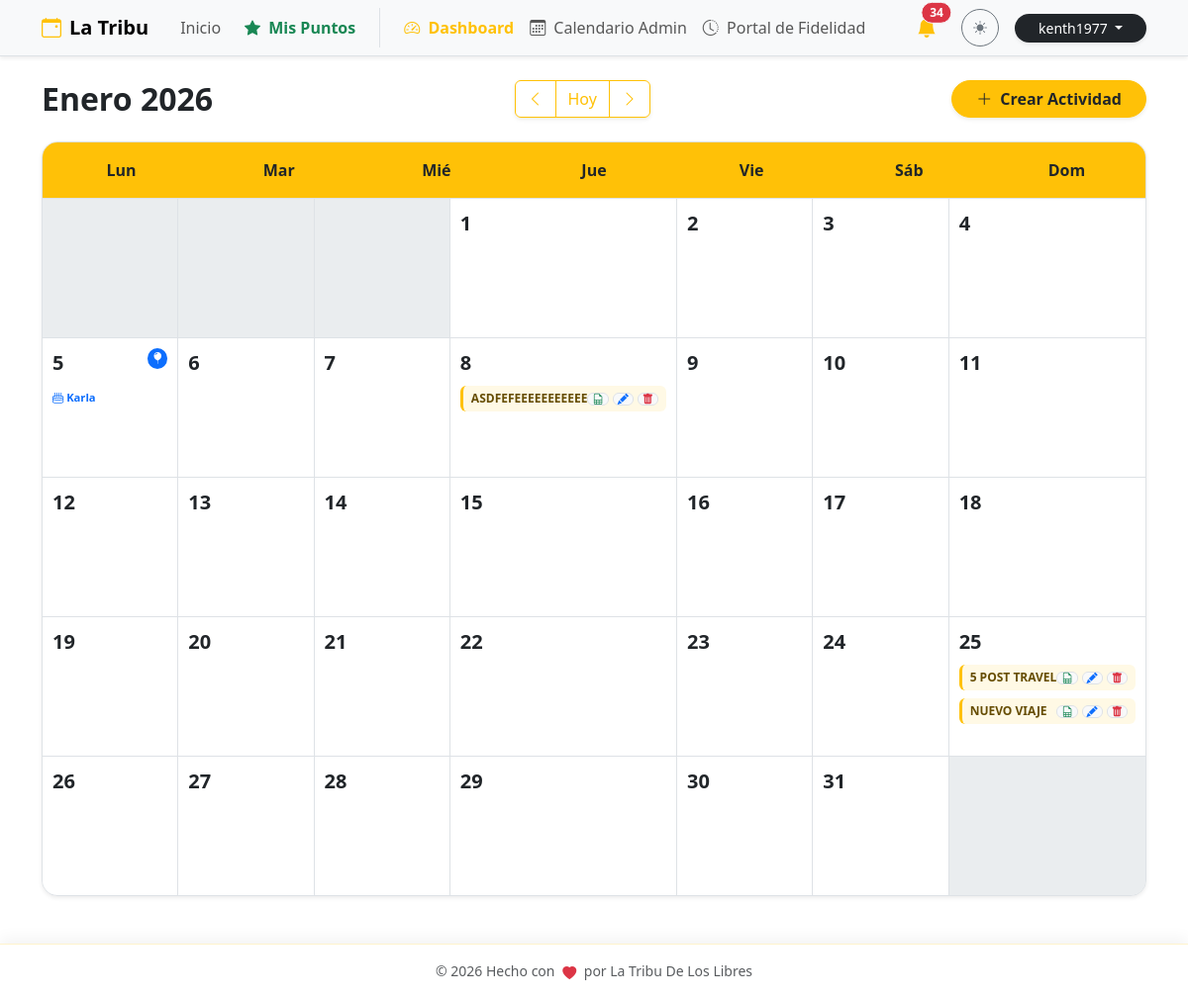
Page /admin/calendar (signed in) on the committed database.
### db.py (models this page shows, shortened)
class User(db.Model, UserMixin):
    __tablename__ = 'user'
    id = db.Column(db.Integer, primary_key=True)
    email = db.Column(db.String(120), unique=True, nullable=False)
    password = db.Column(db.String(200), nullable=False)
    is_superuser = db.Column(db.Boolean, default=False)

class Member(db.Model):
    __tablename__ = 'member'
    id = db.Column(db.Integer, primary_key=True)
    pin = db.Column(db.String(6), unique=True, nullable=False)
    nombre = db.Column(db.String(100), nullable=False)
    apellido1 = db.Column(db.String(100), nullable=False)
    apellido2 = db.Column(db.String(100))
    telefono = db.Column(db.String(20))
    birth_date = db.Column(db.Date)
    puntos_totales = db.Column(db.Integer, default=0)
    debt_pending = db.Column(db.Boolean, default=False)
    ultimo_regalo_bday = db.Column(db.Integer, default=0) # Año del último bono acreditado
    bookings = db.relationship('Booking', backref='member', lazy=True)
    logs = db.relationship('PointLog', backref='member', lazy=True)

class Event(db.Model):
    __tablename__ = 'event'
    id = db.Column(db.Integer, primary_key=True)
    title = db.Column(db.String(100), nullable=False)
    flyer = db.Column(db.String(120)) # Nombre del archivo de imagen física
    currency = db.Column(db.String(5), default='¢')
    price = db.Column(db.Float, nullable=False)
    reservation_fee = db.Column(db.String(50)) # Texto descriptivo ej: "5000 colones"
    points_reward = db.Column(db.Integer, default=10) # Puntos base que otorga el evento
    activity_type = db.Column(db.String(50)) # Caminata, Camping, Taller, etc.
    difficulty = db.Column(db.String(50))
    distance = db.Column(db.String(50))
    duration_days = db.Column(db.Integer, default=1)
    event_date = db.Column(db.Date, nullable=False)
    end_date = db.Column(db.Date) # Para expediciones de varios días
    departure_point = db.Column(db.String(150))
    departure_time = db.Column(db.String(20))
    pickup_point = db.Column(db.String(200))
    capacity = db.Column(db.Integer, default=0)
    description = db.Column(db.Text)
    status = db.Column(db.String(20), default='Activa') # Activa, Suspendido, Se Traslado, Oculto
    moved_date = db.Column(db.Date) # Nueva fecha en caso de reprogramación
    bookings = db.relationship('Booking', backref='event', lazy=True, cascade="all, delete-orphan")

### logistica.py (the view)
@calendar_bp.route('/admin/calendar')
@login_required
def view():
    cr_today_dt = datetime.now(timezone.utc).replace(tzinfo=None) - timedelta(hours=6)
    year = request.args.get('year', cr_today_dt.year, type=int)
    month = request.args.get('month', cr_today_dt.month, type=int)
    if month > 12: month = 1; year += 1
    elif month < 1: month = 12; year -= 1
    cal = calendar.Calendar(firstweekday=0)
    weeks = cal.monthdayscalendar(year, month)
    events = Event.query.all()
    monthly_birthdays = Member.query.filter(extract('month', Member.birth_date) == month).all()
    return render_template('calendar.html',
                           weeks=weeks, year=year, month=month,
                           month_name=MESES_ES[month],
                           events=events,
                           monthly_birthdays=monthly_birthdays)

### app.py (called while the page is built)
@login_manager.user_loader
def load_user(user_id):
    try:
        return db.session.get(User, int(user_id))
    except (TypeError, ValueError, Exception):
        return None

@app.before_request
def force_https():
    if request.headers.get('X-Forwarded-Proto') == 'http':
        url = request.url.replace('http://', 'https://', 1)
        return redirect(url, code=301)

### rutas.py (called while the page is built)
def get_config(key, default_val=""):
    try:
        conf = SystemConfig.query.filter_by(key=key).first()
        return conf.value if conf else default_val
    except:
        return default_val

### templates/calendar.html (shortened to what this page needs)
{% extends "base.html" %}
{% block content %}
<div class="d-flex flex-column flex-md-row justify-content-between align-items-center mb-4 gap-3 animate__animated animate__fadeIn">
    <h2 class="mb-0 fw-bold">{{ month_name }} {{ year }}</h2>
    <div class="btn-group shadow-sm">
        <a href="{{ url_for('calendar_view.view', year=year, month=month-1) }}" class="btn btn-outline-warning">
            <i class="bi bi-chevron-left"></i>
        </a>
        <a href="{{ url_for('calendar_view.view') }}" class="btn btn-outline-warning">Hoy</a>
        <a href="{{ url_for('calendar_view.view', year=year, month=month+1) }}" class="btn btn-outline-warning">
            <i class="bi bi-chevron-right"></i>
        </a>
    </div>
    <button class="btn btn-warning fw-bold shadow-sm text-dark px-4 rounded-pill" data-bs-toggle="modal" data-bs-target="#addEventModal">
        <i class="bi bi-plus-lg me-2"></i>Crear Actividad
    </button>
</div>
<div class="calendar-wrapper shadow-sm rounded-4 overflow-hidden border bg-white">
    <div class="calendar-header-grid bg-warning text-dark py-3 fw-bold border-bottom text-center">
        <div>Lun</div>
        <div>Mar</div>
        <div>Mié</div>
        <div>Jue</div>
        <div>Vie</div>
        <div>Sáb</div>
        <div>Dom</div>
    </div>
    <div class="calendar-days-grid">
        {% for week in weeks %}
            {% for day in week %}
                <div class="calendar-cell {% if day == 0 %}empty bg-light bg-opacity-50{% else %}clickable-cell{% endif %}"
                     {% if day != 0 %}onclick="if(!event.target.closest('.event-actions') && !event.target.closest('.modal')) openAddModal({{ day }})"{% endif %}>
                    {% if day != 0 %}
                        <div class="d-flex justify-content-between align-items-start mb-2">
                            <span class="day-number fw-bold fs-5">{{ day }}</span>
                            {% set day_birthdays = [] %}
                            {% for mb in monthly_birthdays %}
                                {% if mb.birth_date.day == day %}
                                    {% set _ = day_birthdays.append(mb) %}
                                {% endif %}
                            {% endfor %}
                            {% if day_birthdays %}
                                <span class="badge bg-primary rounded-circle p-1" title="Cumpleaños: {{ day_birthdays|length }}">
                                    <i class="bi bi-balloon-fill"></i>
                                </span>
                            {% endif %}
                        </div>
                        <div class="event-stack">
                            {% for event in events %}
                                {% if event.event_date.day == day and event.event_date.month == month and event.event_date.year == year %}
                                    <div class="event-item-wrapper mb-1 position-relative group-hover">
                                        <div class="event-pill d-flex justify-content-between align-items-center {{ 'bg-warning text-dark border-warning' if event.status == 'Se Traslado' else 'bg-warning bg-opacity-10 text-warning-emphasis border-warning' }}"
                                             title="{{ event.title }}">
                                            <div class="text-truncate" style="max-width: 65%;">
                                                {{ event.title }}
                                            </div>
                                            <div class="event-actions d-flex gap-1">
                                                <a href="{{ url_for('main.export_participants', event_id=event.id) }}" class="btn btn-xs btn-light border p-0 px-1" title="Lista CSV" onclick="event.stopPropagation();">
                                                    <i class="bi bi-file-earmark-spreadsheet text-success"></i>
                                                </a>
                                                <button type="button" class="btn btn-xs btn-light border p-0 px-1" data-bs-toggle="modal" data-bs-target="#editEventModal{{ event.id }}" onclick="event.stopPropagation();">
                                                    <i class="bi bi-pencil-fill text-primary"></i>
                                                </button>
                                                <button type="button" class="btn btn-xs btn-light border p-0 px-1" data-bs-toggle="modal" data-bs-target="#deleteEventModal{{ event.id }}" onclick="event.stopPropagation();">
                                                    <i class="bi bi-trash-fill text-danger"></i>
                                                </button>
                                            </div>
                                        </div>
                                    </div>
                                {% endif %}
                            {% endfor %}
                            {% for bday_person in day_birthdays %}
                                <div class="x-small text-primary fw-bold mt-1">
                                    <i class="bi bi-cake2"></i> {{ bday_person.nombre }}
                                </div>
                            {% endfor %}
                        </div>
                    {% endif %}
                </div>
            {% endfor %}
        {% endfor %}
    </div>
</div>
{% endblock %}

### templates/base.html (shortened to what this page needs)
<!DOCTYPE html>
<html lang="es" data-bs-theme="light">
<head>
    <link href="https://cdn.jsdelivr.net/npm/bootstrap@5.3.2/dist/css/bootstrap.min.css" rel="stylesheet">
    <link rel="stylesheet" href="https://cdn.jsdelivr.net/npm/bootstrap-icons@1.11.1/font/bootstrap-icons.css">
    <link rel="stylesheet" href="https://cdnjs.cloudflare.com/ajax/libs/animate.css/4.1.1/animate.min.css"/>
</head>
<body>
    <nav class="navbar navbar-expand-lg bg-body-tertiary border-bottom sticky-top shadow-sm">
        <div class="container">
            <a class="navbar-brand fw-bold" href="{{ url_for('main.home') }}">
                <i class="bi bi-calendar-event me-2 text-warning"></i>La Tribu
            </a>
            <div class="collapse navbar-collapse" id="navbarNav">
                <ul class="navbar-nav me-auto align-items-center">
                    <li class="nav-item">
                        <a class="nav-link px-3" href="{{ url_for('main.home') }}">Inicio</a>
                    </li>
                    <li class="nav-item">
                        <button class="nav-link btn btn-link text-decoration-none fw-bold text-success border-0 bg-transparent" data-bs-toggle="modal" data-bs-target="#pointsModal">
                            <i class="bi bi-star-fill me-1"></i> Mis Puntos
                        </button>
                    </li>
                    {% if current_user.is_authenticated and current_user.is_superuser %}
                    <li class="nav-item ms-lg-3 border-start ps-lg-3">
                        <a class="nav-link fw-bold text-warning" href="{{ url_for('main.dashboard') }}">
                            <i class="bi bi-speedometer2 me-1"></i> Dashboard
                        </a>
                    </li>
                    <li class="nav-item">
                        <a class="nav-link" href="{{ url_for('calendar_view.view') }}">
                            <i class="bi bi-calendar3 me-1"></i> Calendario Admin
                        </a>
                    </li>
                    <li class="nav-item">
                        <a class="nav-link" href="{{ url_for('puntos.historial_global') }}">
                            <i class="bi bi-clock-history me-1"></i> Portal de Fidelidad
                        </a>
                    </li>
                    {% endif %}
                </ul>
                <div class="d-flex align-items-center gap-3 mt-3 mt-lg-0">
                    {% if current_user.is_authenticated and current_user.is_superuser %}
                    <div class="dropdown">
                        <button class="btn btn-link position-relative text-dark p-0 me-2" type="button" data-bs-toggle="dropdown" aria-expanded="false">
                            <i class="bi bi-bell-fill fs-5 text-warning"></i>
                            {% if admin_unread_count > 0 %}
                            <span class="position-absolute top-0 start-100 translate-middle badge rounded-pill bg-danger border border-light animate__animated animate__pulse animate__infinite">
                                {{ admin_unread_count }}
                            </span>
                            {% endif %}
                        </button>
                    </div>
                    {% endif %}
                    <button class="btn btn-sm btn-outline-secondary rounded-circle" id="themeToggler" title="Cambiar tema" style="width: 38px; height: 38px; padding: 0;">
                        <i class="bi bi-sun-fill" id="themeIcon"></i>
                    </button>
                    {% if current_user.is_authenticated %}
                        <div class="dropdown">
                            <button class="btn btn-dark btn-sm rounded-pill px-4 dropdown-toggle shadow-sm border-0" type="button" data-bs-toggle="dropdown">
                                {{ current_user.email.split('@')[0] }}
                            </button>
                        </div>
                    {% else %}
                        <a href="{{ url_for('auth.login') }}" class="btn btn-warning btn-sm text-dark fw-bold rounded-pill px-4 shadow-sm border-0">
                            <i class="bi bi-lock-fill me-1"></i>Admin
                        </a>
                    {% endif %}
                </div>
            </div>
        </div>
    </nav>
    <main class="container py-4">
        {% block content %}{% endblock %}
    </main>
    <footer class="footer-sticky-blur py-3 text-center">
        <div class="container d-flex justify-content-center align-items-center gap-3">
            <span class="text-body-secondary fw-medium small">
                © 2026 Hecho con <i class="bi bi-heart-fill text-danger heart-beat mx-1"></i> por La Tribu De Los Libres
            </span>
        </div>
    </footer>
</body>
</html>

### templates/base.html (style rules this page uses)
.heart-beat { display: inline-block; animation: heartbeat 1.5s infinite; vertical-align: middle; }
.footer-sticky-blur { position: fixed; bottom: 0; width: 100%; z-index: 1030; backdrop-filter: blur(12px); -webkit-backdrop-filter: blur(12px); background-color: rgba(var(--bs-body-bg-rgb), 0.8) !important; border-top: 1px solid rgba(var(--bs-warning-rgb), 0.2); box-shadow: 0 -5px 15px rgba(0, 0, 0, 0.05); }
body { padding-bottom: 80px; min-height: 100vh; display: flex; flex-direction: column; transition: background-color 0.3s ease, color 0.3s ease; }
main { flex: 1; }
.nav-link, .btn { transition: all 0.2s ease-in-out; }

### templates/calendar.html (style rules this page uses)
.calendar-header-grid { display: grid; grid-template-columns: repeat(7, 1fr); text-align: center; background-color: #ffc107; }
.calendar-days-grid { display: grid; grid-template-columns: repeat(7, 1fr); background-color: #dee2e6; gap: 1px; }
.calendar-cell { min-height: 140px; background-color: #fff; padding: 10px; transition: background-color 0.2s ease; }
.day-number { color: #adb5bd; }
.clickable-cell .day-number { color: #212529; }
.event-stack { display: flex; flex-direction: column; gap: 4px; }
.event-pill { font-size: 0.75rem; padding: 4px 8px; border-radius: 6px; border-left: 3px solid #ffc107; white-space: nowrap; overflow: hidden; text-overflow: ellipsis; font-weight: 600; cursor: pointer; }
.btn-xs { padding: 0.1rem 0.3rem; font-size: 0.7rem; line-height: 1; }
.x-small { font-size: 0.7rem; }

### rows in the picture
User: email "kenth1977"
Member: nombre "Karla"
Event: title "ASDFEFEEEEEEEEEEE"
Event: title "5 POST TRAVEL"
Event: title "NUEVO VIAJE"

### other values in the picture
{{ admin_unread_count }} "34"
{{ month_name }} "Enero"
{{ year }} "2026"
{{ day }} "1" "2" "3" "4" "5" "6" "7" "8" "9" "10" "11" "12" "13" "14" "15" "16" "17" "18" "19" "20" "21" "22" "23" "24" "25" "26" "27" "28" "29" "30" "31"
